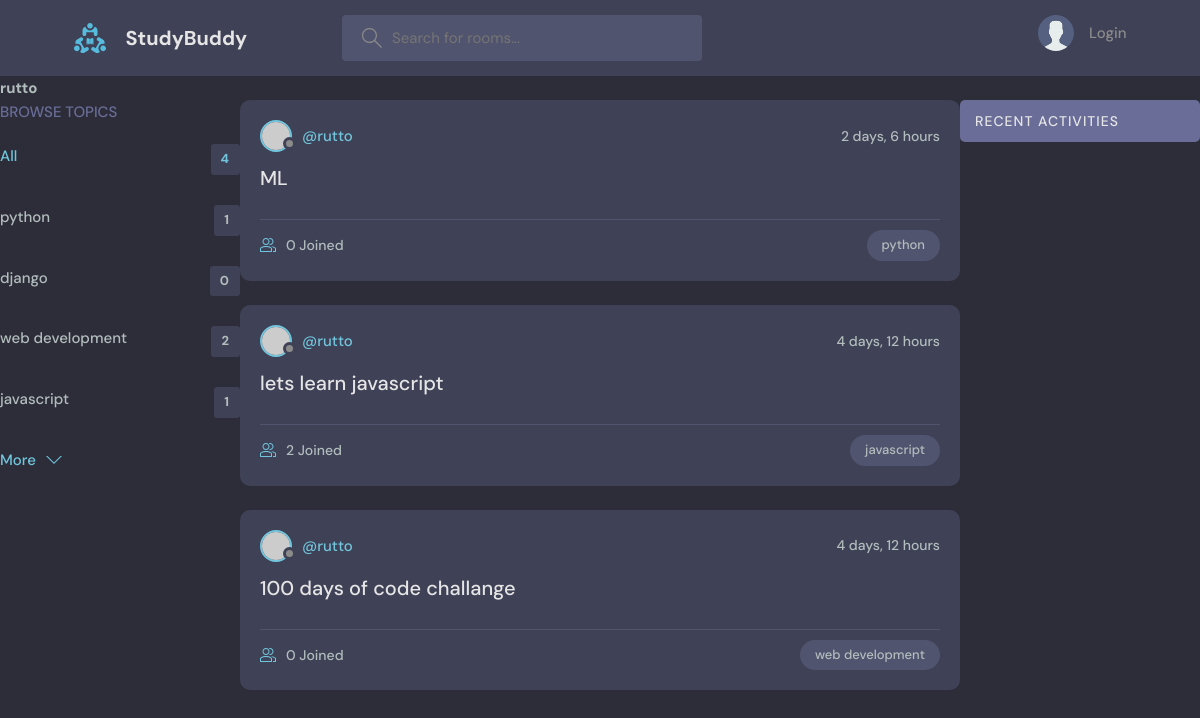
Page /room/profile/1/ on the committed database.
### base/models.py (models this page shows, shortened)
class Topic(models.Model):
    name = models.CharField(max_length=200)

class Room(models.Model):
    name = models.CharField(max_length=200)
    description = models.TextField(null=True, blank=True)
    updated = models.DateTimeField(auto_now=True)
    created = models.DateTimeField(auto_now_add=True)
    host = models.ForeignKey(User, on_delete=models.SET_NULL, null=True)
    participants = models.ManyToManyField(User , related_name='participants', blank=True)
    topic = models.ForeignKey('Topic', on_delete=models.SET_NULL, null=True)
    class Meta:
        ordering = ['-updated', '-created']

### base/views.py (the view)
# urls.py: path( 'profile/<int:pk>/', views.userProfile, name='user-profile'),
def userProfile (request, pk):
    user = User.objects.get(id=pk)
    rooms = user.room_set.all()
    room_messages = user.message_set.all()
    topics = Topic.objects.all()
    context = {'user': user, 'rooms': rooms, 'room_messages': room_messages, 'topics': topics}
    return render(request, 'base/profile.html', context)

### base/templates/base/profile.html (shortened to what this page needs)
{% extends 'main.html' %}
{% block content %}
<h1>{{user.username}}</h1>
<div class="profile-container">
    <div>
        {% include 'base/topic_component.html'  %}
    </div>
    <div>
        {% include 'base/feed_component.html'  %}
    </div>
    <div>
        {%  include 'base/activity_component.html'  %}
    </div>
</div>
{% endblock content %}

### base/templates/base/topic_component.html
<div class="topics">
    <div class="topics__header">
      <h2>Browse Topics</h2>
    </div>
    <ul class="topics__list">
      <li>
        <a href="{% url 'home'  %}" class="active">All <span>{{topics.count}}</span></a>
      </li>
      {% for topic in topics  %}
      <li>
        <a href="{% url 'home' %}?q={{topic.name}}">{{topic.name}} <span>{{topic.room_set.all.count}}</span></a>
      </li>
      {% endfor %}
    </ul>
    <a class="btn btn--link" href="topics.html">
      More
      <svg version="1.1" xmlns="http://www.w3.org/2000/svg" width="32" height="32" viewBox="0 0 32 32">
        <title>chevron-down</title>
        <path d="M16 21l-13-13h-3l16 16 16-16h-3l-13 13z"></path>
      </svg>
    </a>
  </div>

### base/templates/base/feed_component.html (shortened to what this page needs)
{% for room in rooms %}
<div class="roomListRoom">
    <div class="roomListRoom__header">
      <a href="{% url 'user-profile' room.host.id  %}" class="roomListRoom__author">
        <div class="avatar avatar--small">
          <img src="https://randomuser.me/api/portraits/women/11.jpg" />
        </div>
        <span>@{{room.host.username}}</span>
      </a>
      <div class="roomListRoom__actions">
        <span>{{room.created|timesince}}</span>
      </div>
    </div>
    <div class="roomListRoom__content">
      <a href="{% url 'room' room.id  %}">{{room.name}}</a>
    </div>
    <div class="roomListRoom__meta">
      <a href="{% url 'room' room.id  %}" class="roomListRoom__joined">
        {{room.participants.all.count}} Joined
      </a>
      <p class="roomListRoom__topic">{{room.topic.name}}</p>
    </div>
  </div>
{% endfor %}

### static/styles/style.css (style rules this page uses)
:root { --color-main: #71c6dd; --color-main-light: #e1f6fb; --color-dark: #3f4156; --color-dark-medium: #51546e; --color-dark-light: #696d97; --color-light: #e5e5e5; --color-gray: #8b8b8b; --color-light-gray: #b2bdbd; --color-bg: #2d2d39; --color-success: #5dd693; --color-error: #fc4b0b; }
* { font-family: "DM Sans", -apple-system, BlinkMacSystemFont, "Segoe UI", Roboto, Oxygen, Ubuntu, Cantarell, "Open Sans", "Helvetica Neue", sans-serif; margin: 0; padding: 0; box-sizing: border-box; text-rendering: optimizeLegibility; font-size: inherit; }
html { font-size: 56.25%; }
@media only screen and (min-width: 1200px) { html { font-size: 62.5%; } }
body { line-height: 1.6; font-weight: 400; font-size: 1.5rem; color: var(--color-light-gray); background-color: var(--color-bg); min-height: 100vh; }
img { width: 100%; }
a { display: inline-block; color: var(--color-main); text-decoration: none; }
.btn { background-color: transparent; border: none; display: inline-flex; align-items: center; gap: 1rem; cursor: pointer; transition: all ease-in-out 0.3s; padding: 1rem 2rem; border-radius: 5px; box-shadow: 1px 1px 3px 1px rgba(0, 0, 0, 0.15); font-weight: 500; }
.btn--link { border-radius: 0; padding: 0; color: var(--color-main); box-shadow: none; }
.btn > svg { fill: currentColor; width: 1.6rem; height: 1.6rem; }
.avatar { position: relative; display: inline-block; border-radius: 50%; border: 2px solid var(--color-main); }
.avatar img { display: block; border-radius: 50%; object-fit: cover; object-position: center; }
.avatar::after { content: ""; display: block; position: absolute; background-color: var(--color-gray); z-index: 111; border-radius: 50%; border: 0.3rem solid var(--color-dark); }
.avatar.avatar--small img { width: 2.8rem; height: 2.8rem; }
.avatar.avatar--small:after { width: 0.7rem; height: 0.7rem; bottom: 0px; right: -6px; }
.topics__header { margin-bottom: 2rem; }
.topics__header h2 { text-transform: uppercase; font-weight: 500; color: var(--color-dark-light); }
.topics__list { list-style: none; }
.topics__list li a { display: flex; justify-content: space-between; margin-bottom: 3rem; font-weight: 500; color: var(--color-light-gray); transition: all 0.3s ease-in-out; }
.topics__list li a.active, .topics__list li a:hover { color: var(--color-main); }
.topics__list li a span { padding: 0.5rem 1rem; background-color: var(--color-dark); border-radius: 3px; font-size: 1.3rem; font-weight: 700; letter-spacing: 1px; }
.roomListRoom { margin-bottom: 2.4rem; background-color: var(--color-dark); border-radius: 1rem; padding: 2rem; }
.roomListRoom__header { display: flex; justify-content: space-between; align-items: center; }
.roomListRoom__author { font-weight: 500; display: flex; align-items: center; gap: 1rem; }
.roomListRoom__actions { display: flex; align-items: flex-start; gap: 1rem; position: relative; }
.roomListRoom__actions span { font-size: 1.4rem; font-weight: 500; }
.roomListRoom__content { margin: 1rem 0; }
.roomListRoom__content a { font-size: 2rem; font-weight: 500; margin-bottom: 1.5rem; color: var(--color-light); transition: all 0.3s ease-in-out; }
.roomListRoom__meta { border-top: 1px solid var(--color-dark-medium); padding-top: 1rem; display: flex; align-items: center; justify-content: space-between; }
.roomListRoom__joined { color: var(--color-light-gray); display: flex; align-items: center; gap: 1rem; font-size: 1.4rem; font-weight: 500; }
.roomListRoom__joined svg { fill: var(--color-main); width: 1.6rem; height: 1.6rem; }
.roomListRoom__topic { padding: 5px 1.5rem; background-color: var(--color-dark-medium); border-radius: 5rem; font-weight: 500; font-size: 1.3rem; }

### base/templates/base/profile.html (style rules this page uses)
.profile-container { display: grid; grid-template-columns: 1fr 3fr 1fr; }

### rows in the picture
Topic: name "python", room_set.all.count "1"
Topic: name "django", room_set.all.count "0"
Topic: name "web development", room_set.all.count "2"
Topic: name "javascript", room_set.all.count "1"
Room: host.username "rutto", created "2 days, 6 hours", name "ML", participants.all.count "0", topic.name "python"
Room: host.username "rutto", created "4 days, 12 hours", name "lets learn javascript", participants.all.count "2", topic.name "javascript"
Room: host.username "rutto", created "4 days, 12 hours", name "100 days of code challange", participants.all.count "0", topic.name "web development"

### other values in the picture
{{ user.username }} "rutto"
{{ topics.count }} "4"
